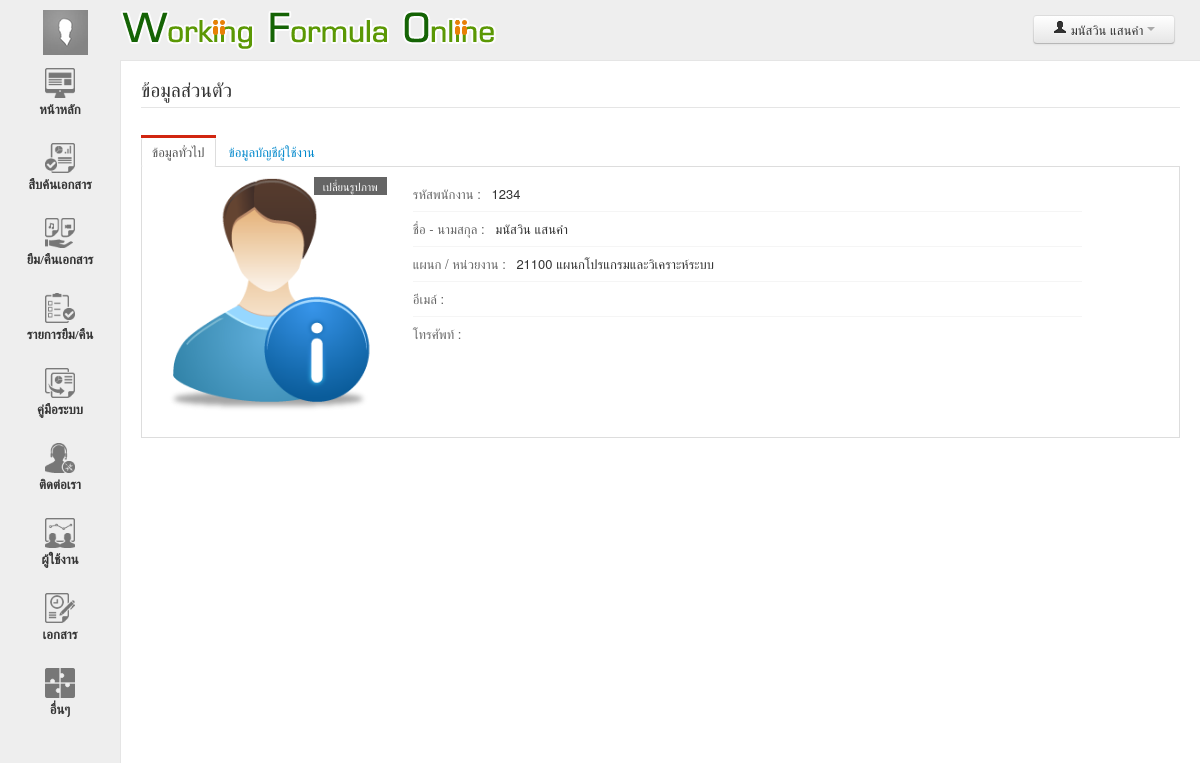
Page /main.php?page=profile (signed in) on the committed database.
### tables this page shows
CREATE TABLE `tb_user` (
  `user_id` char(4) NOT NULL DEFAULT '',
  `password` char(10) DEFAULT NULL,
  `firstname` char(40) DEFAULT NULL,
  `lastname` char(40) DEFAULT NULL,
  `dept_id` int(5) DEFAULT NULL,
  `g_id` int(5) NOT NULL,
  `avartar` varchar(255) NOT NULL,
  `u_email` varchar(255) NOT NULL,
  `u_tel` varchar(255) NOT NULL,
  PRIMARY KEY (`user_id`)
);

CREATE TABLE `department` (
  `dept_id` varchar(5) NOT NULL DEFAULT '',
  `dept_name` varchar(100) DEFAULT NULL,
  PRIMARY KEY (`dept_id`)
);

### include/function.php (called while the page is built, shortened)
<?php
function select($table,$condition){
$sql = "select * from $table $condition";
$dbquery = mysql_query($sql);
$result= mysql_fetch_array($dbquery);
return $result;
}
?>

### profile.php (the view, shortened to what this page needs)
<?PHP
$profile=select("tb_user u inner join department d on u.dept_id=d.dept_id","where user_id='$_SESSION[user_id]'");
?>
<div class="tabbable tabbable-custom">
<ul class="nav nav-tabs">
	<li class="active"><a href="#tab1" data-toggle="tab">ข้อมูลทั่วไป</a></li>
	<li><a href="#tab2" data-toggle="tab">ข้อมูลบัญชีผู้ใช้งาน</a></li>
</ul>
<div class="tab-content">
	<div class="tab-pane profile-classic row-fluid active" id="tab1">
		<div class="span3">
		<? if($profile['avartar'] <> ""){?><img src="avartar/<?=$profile['avartar'];?>" alt=""/><?}else{?><img src="avartar/person.png" alt="" /><?}?> <a href="javascript:void(0)" class="profile-edit" id="profile-edit">เปลี่ยนรูปภาพ</a>
		</div>
		<ul class="unstyled span8">
			<li><span>รหัสพนักงาน : </span><?=$profile['user_id'];?></li>
			<li><span>ชื่อ - นามสกุล : </span><?=$profile['firstname']." ".$profile['lastname'];?></li>
			<li><span>แผนก / หน่วยงาน : </span><?=$profile['dept_id']." ".$profile['dept_name'];?></li>
			<li><span>อีเมล์ : </span><?=$profile['u_email'];?></li>
			<li><span>โทรศัพท์ : </span><?=$profile['u_tel'];?></li>
		</ul>
	</div>
</div>
</div>

### css/style.css (style rules this page uses)
html, body { background-color: #eeeeee; -webkit-background-size: cover; -moz-background-size: cover; -o-background-size: cover; background-size: cover; background-attachment:fixed; }
.profile-classic .span3 { position:relative; }
.profile-classic .span3 a { top:0; right:0; margin:0; color:#fff; opacity:0.6; padding:0 9px; font-size:11px; background:#000; position:absolute; filter:alpha(opacity=60); }
.profile-classic .span3 img { margin-bottom:15px; }
.profile-classic li { padding:8px 0; font-size:13px; border-top:solid 1px #f5f5f5; }
.profile-classic li:first-child { border-top:none; }
.profile-classic li span { color:#666; font-size:13px; margin-right:7px; }
.tab-content { padding: 0px; overflow: hidden; }
.tabbable-custom { -webkit-border-radius: 0; -moz-border-radius: 0; border-radius: 0; margin-bottom: 15px; }
.tabbable-custom > .nav-tabs { border: none; margin: 0px; }
.tabbable-custom > .tab-content { background-color: #fff; border: 1px solid #ddd; -webkit-border-radius: 0; -moz-border-radius: 0; border-radius: 0; padding: 10px; }
.tabbable-custom .nav-tabs > li { margin-right: 2px; border-top: 2px solid transparent; }
.tabbable-custom .nav-tabs > li > a { -webkit-border-radius: 2px; -moz-border-radius: 2px; border-radius: 2px; margin-right: 0; padding: 5px 10px; }
.tabbable-custom .nav-tabs > li.active { border-top: 3px solid #d12610; margin-top: 0; position: relative; }
.tabbable-custom .nav-tabs > li.active > a { border-top: none; font-weight: 400; }
img { border:none; }

### rows in the picture
tb_user: user_id "1234", firstname "มนัสวิน", lastname "แสนคำ", dept.dept_id "21100", dept.dept_name "แผนกโปรแกรมและวิเคราะห์ระบบ"

### other values in the picture
$_SESSION["firstname"] "มนัสวิน"
$_SESSION["lastname"] "แสนคำ"
